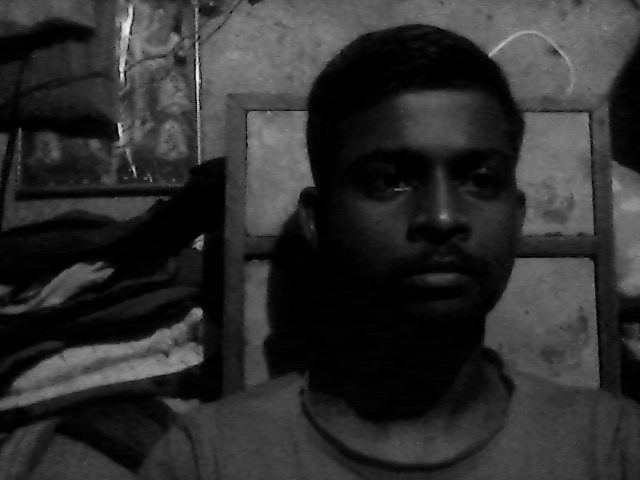
#> input picture Face Recognition/capturedfaces/user1.jpg, 640 x 480 px, found by its file name
$ python face_recog.py
#> lines starting #> are read from the running program, lines starting #| are printed output that depends on the picture; after the words box and inside, x2 and y2 are one past the last pixel; in counts of white or black regions, pixels touching at a corner belong together
import cv2
import numpy as np
from os import listdir
from os.path import isfile, join

datapath = 'C:/Users/sharm/OneDrive/Desktop/Student Proctoring System/Face Recognition/capturedfaces/'

onlyfiles = [f for f in listdir(datapath) if isfile(join(datapath, f))]

Datatraining, labels = [], []

for i, files in enumerate(onlyfiles):
	faces_path = datapath + onlyfiles[i]
	face_img = cv2.imread(faces_path, cv2.IMREAD_GRAYSCALE)
#> face_img is the input picture: shape (480, 640); min 0, max 251, mean 46.3
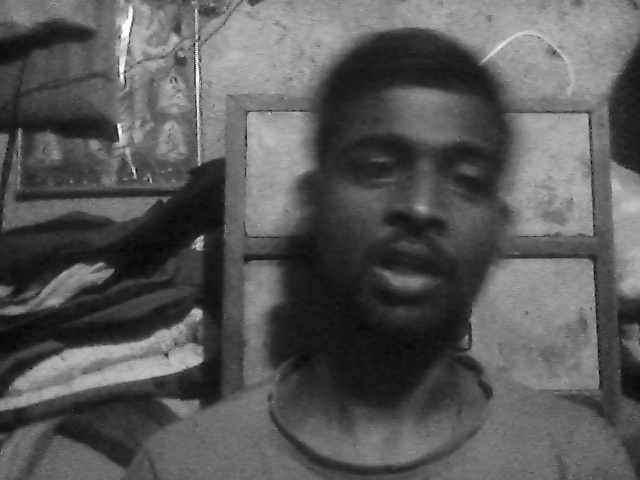
#> input picture Face Recognition/capturedfaces/user12.jpg, 640 x 480 px, given in place of the camera
#> further down, frame is the input picture: shape (480, 640, 3); min 2, max 255, mean 88.9
	Datatraining.append(np.asarray(face_img, dtype = np.uint8))
	labels.append(i)

labels = np.asarray(labels, dtype = np.int32)


model_recog = cv2.face.LBPHFaceRecognizer_create()

model_recog.train(np.asarray(Datatraining), np.asarray(labels))

print("Training Completed Sir!!!")

face_cascade = cv2.CascadeClassifier('haarcascade_frontalface_default.xml')


def face_detection(img, size = 0.5):
#> called with size = 0.5
	graycol = cv2.cvtColor(img, cv2.COLOR_BGR2GRAY)
	faces = face_cascade.detectMultiScale(graycol, 1.3, 5)
#> faces = [[299, 81, 227, 227]]

	if faces is():
		return img, []

	for(x,y,w,h) in faces:
		cv2.rectangle(img, (x,y),(x+w,y+h),(0,255,255),2)
		roi = img[y: y+h, x:x+w]
		roi = cv2.resize(roi, (200, 200))
#> this loop made 1 pass
#> pass 1, in face_detection, `roi = img[y: y+h, x:x+w]`:
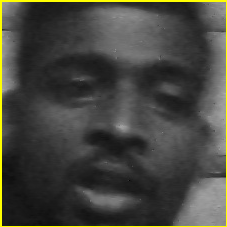
#> roi: shape (227, 227, 3); mean B, G, R 63, 69.7, 69.7
#> after the loop:
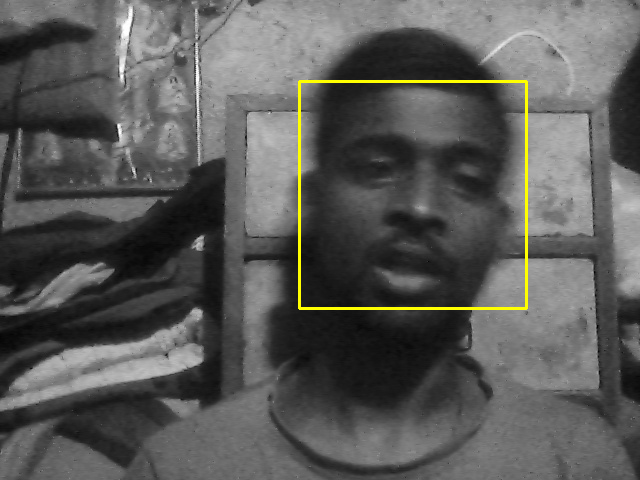
#> img: shape (480, 640, 3); 0.89% of pixels changed, all inside (x1, y1, x2, y2) = (298, 80, 528, 310)


	return img,roi


cap = cv2.VideoCapture(0)
while True:

	ret, frame = cap.read()

	image, face = face_detection(frame)

	try:
		face = cv2.cvtColor(face, cv2.COLOR_BGR2GRAY)
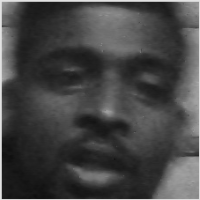
#> face: shape (200, 200); min 14, max 226, mean 69
		result = model_recog.predict(face)
#> result = (2, 74.28)

		if result[1] < 500:
			confidence = int(100 *(1 -(result[1])/300))
#> confidence = 75
			display_string = str(confidence)+'% Confidence it is user'
#> display_string = '75% Confidence it is user'
			cv2.putText(image,display_string,(100,120), cv2.FONT_HERSHEY_COMPLEX,1,(250, 120, 255),2)

		if confidence > 75:
			cv2.putText(image, "Access Granted", (250 , 450), cv2.FONT_HERSHEY_COMPLEX,1,(0,255, 0),2)
			cv2.imshow('Face Crop', image)
		else:
			cv2.putText(image, "Access Denied", (250 , 450), cv2.FONT_HERSHEY_COMPLEX,1,(0,0, 255),2)
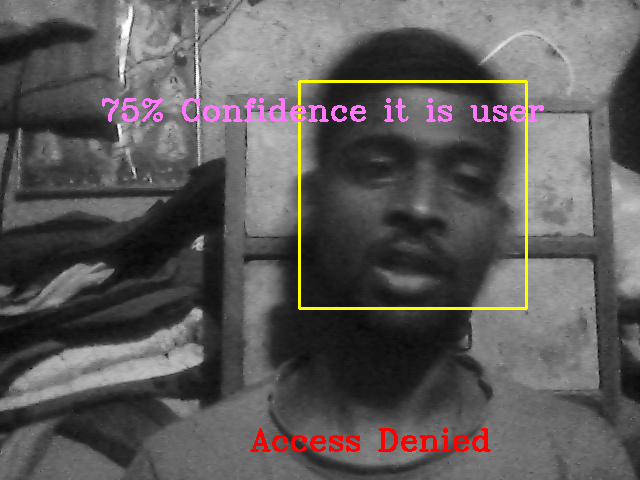
#> image: shape (480, 640, 3); mean B, G, R 89.1, 89.9, 93
			cv2.imshow('Face Crop', image)

	except:
		cv2.putText(image, "Face Not Found", (250 , 450), cv2.FONT_HERSHEY_COMPLEX,1,(255,0, 0),2)
		cv2.imshow('Face Crop', image)
		pass

	if cv2.waitKey(1) == 13:
#> (key Esc is pressed here)
		break

cap.release()
cv2.destroyAllWindows()
